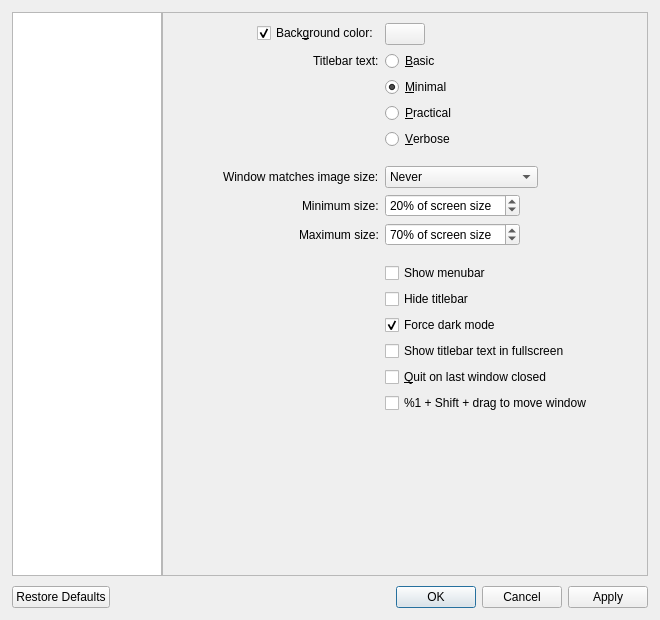
<?xml version="1.0" encoding="UTF-8"?>
<ui version="4.0">
 <class>QVOptionsDialog</class>
 <widget class="QDialog" name="QVOptionsDialog">
  <property name="windowModality">
   <enum>Qt::NonModal</enum>
  </property>
  <property name="geometry">
   <rect>
    <x>0</x>
    <y>0</y>
    <width>660</width>
    <height>620</height>
   </rect>
  </property>
  <property name="minimumSize">
   <size>
    <width>600</width>
    <height>400</height>
   </size>
  </property>
  <property name="windowTitle">
   <string>Settings</string>
  </property>
  <layout class="QVBoxLayout" name="verticalLayout">
   <property name="spacing">
    <number>10</number>
   </property>
   <property name="leftMargin">
    <number>12</number>
   </property>
   <property name="topMargin">
    <number>12</number>
   </property>
   <property name="rightMargin">
    <number>12</number>
   </property>
   <property name="bottomMargin">
    <number>12</number>
   </property>
   <item>
    <layout class="QHBoxLayout" name="horizontalLayout">
     <property name="spacing">
      <number>0</number>
     </property>
     <item>
      <widget class="QListWidget" name="categoryList">
       <property name="maximumSize">
        <size>
         <width>150</width>
         <height>16777215</height>
        </size>
       </property>
       <property name="horizontalScrollBarPolicy">
        <enum>Qt::ScrollBarAlwaysOff</enum>
       </property>
      </widget>
     </item>
     <item>
      <widget class="QStackedWidget" name="stackedWidget">
       <property name="currentIndex">
        <number>0</number>
       </property>
       <widget class="QScrollArea" name="windowScrollArea">
        <property name="widgetResizable">
         <bool>true</bool>
        </property>
        <widget class="QWidget" name="window">
         <property name="geometry">
          <rect>
           <x>0</x>
           <y>0</y>
           <width>482</width>
           <height>360</height>
          </rect>
         </property>
         <property name="sizePolicy">
          <sizepolicy hsizetype="Preferred" vsizetype="Fixed">
           <horstretch>0</horstretch>
           <verstretch>0</verstretch>
          </sizepolicy>
         </property>
         <layout class="QFormLayout" name="windowLayout">
          <property name="fieldGrowthPolicy">
           <enum>QFormLayout::FieldsStayAtSizeHint</enum>
          </property>
          <property name="labelAlignment">
           <set>Qt::AlignRight|Qt::AlignTrailing|Qt::AlignVCenter</set>
          </property>
          <property name="formAlignment">
           <set>Qt::AlignHCenter|Qt::AlignTop</set>
          </property>
          <property name="leftMargin">
           <number>10</number>
          </property>
          <property name="topMargin">
           <number>10</number>
          </property>
          <property name="rightMargin">
           <number>10</number>
          </property>
          <property name="bottomMargin">
           <number>10</number>
          </property>
          <item row="0" column="0">
           <widget class="QCheckBox" name="bgColorCheckbox">
            <property name="text">
             <string>Back&amp;ground color:</string>
            </property>
            <property name="checked">
             <bool>true</bool>
            </property>
           </widget>
          </item>
          <item row="0" column="1">
           <widget class="QPushButton" name="bgColorButton">
            <property name="focusPolicy">
             <enum>Qt::NoFocus</enum>
            </property>
           </widget>
          </item>
          <item row="1" column="0">
           <widget class="QLabel" name="label">
            <property name="toolTip">
             <string>Changes the amount of information displayed in the titlebar</string>
            </property>
            <property name="text">
             <string>Titlebar text:</string>
            </property>
           </widget>
          </item>
          <item row="1" column="1">
           <widget class="QRadioButton" name="titlebarRadioButton0">
            <property name="text">
             <string>&amp;Basic</string>
            </property>
           </widget>
          </item>
          <item row="2" column="1">
           <widget class="QRadioButton" name="titlebarRadioButton1">
            <property name="text">
             <string>&amp;Minimal</string>
            </property>
            <property name="checked">
             <bool>true</bool>
            </property>
           </widget>
          </item>
          <item row="3" column="1">
           <widget class="QRadioButton" name="titlebarRadioButton2">
            <property name="text">
             <string>&amp;Practical</string>
            </property>
           </widget>
          </item>
          <item row="4" column="1">
           <widget class="QRadioButton" name="titlebarRadioButton3">
            <property name="text">
             <string>&amp;Verbose</string>
            </property>
           </widget>
          </item>
          <item row="5" column="1">
           <spacer name="horizontalSpacer_4">
            <property name="orientation">
             <enum>Qt::Horizontal</enum>
            </property>
            <property name="sizeHint" stdset="0">
             <size>
              <width>40</width>
              <height>5</height>
             </size>
            </property>
           </spacer>
          </item>
          <item row="6" column="0">
           <widget class="QLabel" name="label_6">
            <property name="toolTip">
             <string>Control when the window should resize to fit the image's actual size</string>
            </property>
            <property name="text">
             <string>Window matches image size:</string>
            </property>
           </widget>
          </item>
          <item row="6" column="1">
           <widget class="QComboBox" name="windowResizeComboBox">
            <property name="toolTip">
             <string>Control when the window should resize to fit the image's actual size</string>
            </property>
            <property name="currentIndex">
             <number>0</number>
            </property>
            <item>
             <property name="text">
              <string>Never</string>
             </property>
            </item>
            <item>
             <property name="text">
              <string>When launching</string>
             </property>
            </item>
            <item>
             <property name="text">
              <string>When opening images</string>
             </property>
            </item>
           </widget>
          </item>
          <item row="7" column="0">
           <widget class="QLabel" name="minWindowResizeLabel">
            <property name="text">
             <string>Minimum size:</string>
            </property>
           </widget>
          </item>
          <item row="7" column="1">
           <widget class="QSpinBox" name="minWindowResizeSpinBox">
            <property name="toolTip">
             <string>Control the minimum size that the window should reach when matching the image's actual size</string>
            </property>
            <property name="suffix">
             <string>% of screen size</string>
            </property>
            <property name="minimum">
             <number>0</number>
            </property>
            <property name="maximum">
             <number>100</number>
            </property>
            <property name="singleStep">
             <number>5</number>
            </property>
            <property name="value">
             <number>20</number>
            </property>
           </widget>
          </item>
          <item row="8" column="0">
           <widget class="QLabel" name="maxWindowResizeLabel">
            <property name="toolTip">
             <string>Control the maximum size that the window should reach when matching the image's actual size</string>
            </property>
            <property name="text">
             <string>Maximum size:</string>
            </property>
           </widget>
          </item>
          <item row="8" column="1">
           <widget class="QSpinBox" name="maxWindowResizeSpinBox">
            <property name="toolTip">
             <string>Control the maximum size that the window should reach when matching the image's actual size</string>
            </property>
            <property name="suffix">
             <string>% of screen size</string>
            </property>
            <property name="minimum">
             <number>0</number>
            </property>
            <property name="maximum">
             <number>100</number>
            </property>
            <property name="singleStep">
             <number>5</number>
            </property>
            <property name="value">
             <number>70</number>
            </property>
           </widget>
          </item>
          <item row="9" column="1">
           <spacer name="horizontalSpacer_3">
            <property name="orientation">
             <enum>Qt::Horizontal</enum>
            </property>
            <property name="sizeHint" stdset="0">
             <size>
              <width>40</width>
              <height>5</height>
             </size>
            </property>
           </spacer>
          </item>
          <item row="10" column="1">
           <widget class="QCheckBox" name="menubarCheckbox">
            <property name="text">
             <string>Show menubar</string>
            </property>
           </widget>
          </item>
          <item row="11" column="1">
           <widget class="QCheckBox" name="hideTitlebarCheckbox">
            <property name="toolTip">
             <string extracomment="Hide the titlebar and only show the window controls"/>
            </property>
            <property name="text">
             <string>Hide titlebar</string>
            </property>
           </widget>
          </item>
          <item row="12" column="1">
           <widget class="QCheckBox" name="forceDarkModeCheckbox">
            <property name="toolTip">
             <string>Choose whether or not the titlebar should always be dark regardless of your chosen macOS appearance</string>
            </property>
            <property name="text">
             <string>Force dark mode</string>
            </property>
            <property name="checked">
             <bool>true</bool>
            </property>
           </widget>
          </item>
          <item row="13" column="1">
           <widget class="QCheckBox" name="detailsInFullscreen">
            <property name="toolTip">
             <string>Choose whether or not to display the titlebar text while in fullscreen</string>
            </property>
            <property name="text">
             <string>Show titlebar text in fullscreen</string>
            </property>
           </widget>
          </item>
          <item row="14" column="1">
           <widget class="QCheckBox" name="quitOnLastWindowCheckbox">
            <property name="text">
             <string>&amp;Quit on last window closed</string>
            </property>
           </widget>
          </item>
          <item row="15" column="1">
           <widget class="QCheckBox" name="ctrlDragCheckbox">
            <property name="toolTip">
             <string>Enable %1 + Shift + drag to move the window. %1 + drag on an image copies it to another application.</string>
            </property>
            <property name="text">
             <string>%1 + Shift + drag to move window</string>
            </property>
            <property name="checked">
             <bool>false</bool>
            </property>
           </widget>
          </item>
         </layout>
        </widget>
       </widget>
       <widget class="QScrollArea" name="imageScrollArea">
        <property name="widgetResizable">
         <bool>true</bool>
        </property>
        <widget class="QWidget" name="image">
         <property name="geometry">
          <rect>
           <x>0</x>
           <y>0</y>
           <width>482</width>
           <height>297</height>
          </rect>
         </property>
         <property name="sizePolicy">
          <sizepolicy hsizetype="Preferred" vsizetype="Fixed">
           <horstretch>0</horstretch>
           <verstretch>0</verstretch>
          </sizepolicy>
         </property>
         <layout class="QFormLayout" name="imageLayout">
          <property name="fieldGrowthPolicy">
           <enum>QFormLayout::FieldsStayAtSizeHint</enum>
          </property>
          <property name="labelAlignment">
           <set>Qt::AlignRight|Qt::AlignTrailing|Qt::AlignVCenter</set>
          </property>
          <property name="formAlignment">
           <set>Qt::AlignHCenter|Qt::AlignTop</set>
          </property>
          <property name="leftMargin">
           <number>10</number>
          </property>
          <property name="topMargin">
           <number>10</number>
          </property>
          <property name="rightMargin">
           <number>10</number>
          </property>
          <property name="bottomMargin">
           <number>10</number>
          </property>
          <item row="0" column="0">
           <widget class="QLabel" name="label_2">
            <property name="text">
             <string>Scaling:</string>
            </property>
           </widget>
          </item>
          <item row="0" column="1">
           <widget class="QCheckBox" name="filteringCheckbox">
            <property name="toolTip">
             <string>Turn this off to see individual pixels</string>
            </property>
            <property name="text">
             <string>&amp;Bilinear filtering</string>
            </property>
            <property name="checked">
             <bool>true</bool>
            </property>
           </widget>
          </item>
          <item row="1" column="1">
           <widget class="QCheckBox" name="scalingCheckbox">
            <property name="toolTip">
             <string>Images appear aliased (having jagged edges) without this, but it is faster</string>
            </property>
            <property name="text">
             <string>&amp;Image scaling</string>
            </property>
            <property name="checked">
             <bool>true</bool>
            </property>
           </widget>
          </item>
          <item row="2" column="1">
           <widget class="QCheckBox" name="scalingTwoCheckbox">
            <property name="toolTip">
             <string>Choose whether or not the image continues to be scaled when zooming above the window size (can be laggier with large images)</string>
            </property>
            <property name="text">
             <string>&amp;Scaling above window size</string>
            </property>
            <property name="checked">
             <bool>true</bool>
            </property>
           </widget>
          </item>
          <item row="3" column="1">
           <spacer name="horizontalSpacer_2">
            <property name="orientation">
             <enum>Qt::Horizontal</enum>
            </property>
            <property name="sizeHint" stdset="0">
             <size>
              <width>40</width>
              <height>5</height>
             </size>
            </property>
           </spacer>
          </item>
          <item row="4" column="0">
           <widget class="QLabel" name="label_3">
            <property name="toolTip">
             <string>The amount to zoom every scroll wheel click</string>
            </property>
            <property name="text">
             <string>Zoom amount:</string>
            </property>
           </widget>
          </item>
          <item row="4" column="1">
           <widget class="QSpinBox" name="scaleFactorSpinBox">
            <property name="toolTip">
             <string>The amount to zoom every scroll wheel click</string>
            </property>
            <property name="suffix">
             <string notr="true">%</string>
            </property>
            <property name="minimum">
             <number>1</number>
            </property>
            <property name="maximum">
             <number>200</number>
            </property>
            <property name="singleStep">
             <number>5</number>
            </property>
            <property name="value">
             <number>25</number>
            </property>
           </widget>
          </item>
          <item row="5" column="0">
           <widget class="QLabel" name="label_9">
            <property name="toolTip">
             <string>When enabled, the scrolling action zooms the image</string>
            </property>
            <property name="text">
             <string>Scrolling behavior:</string>
            </property>
           </widget>
          </item>
          <item row="5" column="1">
           <widget class="QComboBox" name="scrollZoomsComboBox">
            <property name="currentText">
             <string>Auto</string>
            </property>
            <property name="currentIndex">
             <number>1</number>
            </property>
            <item>
             <property name="text">
              <string>Zoom</string>
             </property>
            </item>
            <item>
             <property name="text">
              <string>Auto</string>
             </property>
            </item>
            <item>
             <property name="text">
              <string>Scroll</string>
             </property>
            </item>
           </widget>
          </item>
          <item row="6" column="1">
           <widget class="QCheckBox" name="cursorZoomCheckbox">
            <property name="toolTip">
             <string>Choose whether or not zooming in and out above 100% zoom will zoom towards the cursor</string>
            </property>
            <property name="text">
             <string>Zoom &amp;towards cursor</string>
            </property>
            <property name="checked">
             <bool>true</bool>
            </property>
           </widget>
          </item>
          <item row="7" column="1">
           <widget class="QCheckBox" name="fractionalZoomCheckbox">
            <property name="toolTip">
             <string>Use hardware fractional scroll wheel steps when zooming, or always zoom with distinct steps</string>
            </property>
            <property name="text">
             <string>Fractional zooming</string>
            </property>
           </widget>
          </item>
          <item row="8" column="1">
           <spacer name="horizontalSpacer">
            <property name="orientation">
             <enum>Qt::Horizontal</enum>
            </property>
            <property name="sizeHint" stdset="0">
             <size>
              <width>40</width>
              <height>5</height>
             </size>
            </property>
           </spacer>
          </item>
          <item row="9" column="0">
           <widget class="QLabel" name="cropModeLabel">
            <property name="toolTip">
             <string>Ignores select sides of an image when fitting to window (some sides will extend beyond the window boundaries)</string>
            </property>
            <property name="text">
             <string>On window resize:</string>
            </property>
           </widget>
          </item>
          <item row="9" column="1">
           <widget class="QComboBox" name="cropModeComboBox">
            <property name="sizePolicy">
             <sizepolicy hsizetype="Preferred" vsizetype="Preferred">
              <horstretch>0</horstretch>
              <verstretch>0</verstretch>
             </sizepolicy>
            </property>
            <property name="toolTip">
             <string>Ignores select sides of an image when fitting to window (some sides will extend beyond the window boundaries)</string>
            </property>
            <item>
             <property name="text">
              <string>Fit whole image</string>
             </property>
            </item>
            <item>
             <property name="text">
              <string>Fit height</string>
             </property>
            </item>
            <item>
             <property name="text">
              <string>Fit width</string>
             </property>
            </item>
           </widget>
          </item>
          <item row="10" column="1">
           <widget class="QCheckBox" name="pastActualSizeCheckbox">
            <property name="toolTip">
             <string>Stop the image from going past its actual size when resizing the window - you can still zoom past it though</string>
            </property>
            <property name="text">
             <string>Image resizes &amp;past actual size</string>
            </property>
            <property name="checked">
             <bool>true</bool>
            </property>
           </widget>
          </item>
          <item row="11" column="1">
           <spacer name="horizontalSpacer_9">
            <property name="orientation">
             <enum>Qt::Horizontal</enum>
            </property>
            <property name="sizeHint" stdset="0">
             <size>
              <width>40</width>
              <height>5</height>
             </size>
            </property>
           </spacer>
          </item>
          <item row="12" column="0">
           <widget class="QLabel" name="colorSpaceConversionLabel">
            <property name="text">
             <string>Color space conversion:</string>
            </property>
           </widget>
          </item>
          <item row="12" column="1">
           <widget class="QComboBox" name="colorSpaceConversionComboBox">
            <property name="sizePolicy">
             <sizepolicy hsizetype="Preferred" vsizetype="Preferred">
              <horstretch>0</horstretch>
              <verstretch>0</verstretch>
             </sizepolicy>
            </property>
            <item>
             <property name="text">
              <string>Disabled</string>
             </property>
            </item>
            <item>
             <property name="text">
              <string>Auto-detect</string>
             </property>
            </item>
            <item>
             <property name="text">
              <string>sRGB</string>
             </property>
            </item>
            <item>
             <property name="text">
              <string>Display P3</string>
             </property>
            </item>
           </widget>
          </item>
         </layout>
        </widget>
       </widget>
       <widget class="QScrollArea" name="miscScrollArea">
        <property name="widgetResizable">
         <bool>true</bool>
        </property>
        <widget class="QWidget" name="misc">
         <property name="geometry">
          <rect>
           <x>0</x>
           <y>0</y>
           <width>482</width>
           <height>467</height>
          </rect>
         </property>
         <property name="sizePolicy">
          <sizepolicy hsizetype="Preferred" vsizetype="Fixed">
           <horstretch>0</horstretch>
           <verstretch>0</verstretch>
          </sizepolicy>
         </property>
         <layout class="QFormLayout" name="miscLayout">
          <property name="fieldGrowthPolicy">
           <enum>QFormLayout::FieldsStayAtSizeHint</enum>
          </property>
          <property name="labelAlignment">
           <set>Qt::AlignRight|Qt::AlignTrailing|Qt::AlignVCenter</set>
          </property>
          <property name="formAlignment">
           <set>Qt::AlignHCenter|Qt::AlignTop</set>
          </property>
          <property name="leftMargin">
           <number>10</number>
          </property>
          <property name="topMargin">
           <number>10</number>
          </property>
          <property name="rightMargin">
           <number>10</number>
          </property>
          <property name="bottomMargin">
           <number>10</number>
          </property>
          <item row="0" column="0">
           <widget class="QLabel" name="langComboLabel">
            <property name="text">
             <string>Language:</string>
            </property>
           </widget>
          </item>
          <item row="0" column="1">
           <widget class="QComboBox" name="langComboBox"/>
          </item>
          <item row="1" column="0">
           <widget class="QLabel" name="label_8">
            <property name="text">
             <string>Sort files by:</string>
            </property>
           </widget>
          </item>
          <item row="1" column="1">
           <widget class="QComboBox" name="sortComboBox">
            <item>
             <property name="text">
              <string>Name</string>
             </property>
            </item>
            <item>
             <property name="text">
              <string>Date Modified</string>
             </property>
            </item>
            <item>
             <property name="text">
              <string>Date Created</string>
             </property>
            </item>
            <item>
             <property name="text">
              <string>Size</string>
             </property>
            </item>
            <item>
             <property name="text">
              <string>Type</string>
             </property>
            </item>
            <item>
             <property name="text">
              <string>Random</string>
             </property>
            </item>
           </widget>
          </item>
          <item row="2" column="1">
           <widget class="QRadioButton" name="descendingRadioButton0">
            <property name="text">
             <string>A&amp;scending</string>
            </property>
            <property name="checked">
             <bool>true</bool>
            </property>
           </widget>
          </item>
          <item row="3" column="1">
           <widget class="QRadioButton" name="descendingRadioButton1">
            <property name="text">
             <string>D&amp;escending</string>
            </property>
           </widget>
          </item>
          <item row="4" column="1">
           <spacer name="horizontalSpacer_6">
            <property name="orientation">
             <enum>Qt::Horizontal</enum>
            </property>
            <property name="sizeHint" stdset="0">
             <size>
              <width>40</width>
              <height>5</height>
             </size>
            </property>
           </spacer>
          </item>
          <item row="5" column="0">
           <widget class="QLabel" name="label_7">
            <property name="toolTip">
             <string>Controls the amount of images preloaded</string>
            </property>
            <property name="text">
             <string>Preloading:</string>
            </property>
           </widget>
          </item>
          <item row="5" column="1">
           <widget class="QComboBox" name="preloadingComboBox">
            <property name="toolTip">
             <string>Controls the amount of images preloaded</string>
            </property>
            <property name="currentIndex">
             <number>0</number>
            </property>
            <item>
             <property name="text">
              <string>Disabled</string>
             </property>
            </item>
            <item>
             <property name="text">
              <string>Adjacent</string>
             </property>
            </item>
            <item>
             <property name="text">
              <string>Extended</string>
             </property>
            </item>
           </widget>
          </item>
          <item row="6" column="1">
           <widget class="QCheckBox" name="loopFoldersCheckbox">
            <property name="toolTip">
             <string>Controls whether or not qView should go back to the first item after reaching the end of a folder</string>
            </property>
            <property name="text">
             <string>&amp;Loop through folders</string>
            </property>
            <property name="checked">
             <bool>true</bool>
            </property>
           </widget>
          </item>
          <item row="7" column="1">
           <spacer name="horizontalSpacer_5">
            <property name="orientation">
             <enum>Qt::Horizontal</enum>
            </property>
            <property name="sizeHint" stdset="0">
             <size>
              <width>40</width>
              <height>5</height>
             </size>
            </property>
           </spacer>
          </item>
          <item row="8" column="0">
           <widget class="QLabel" name="label_4">
            <property name="text">
             <string>Slideshow direction:</string>
            </property>
           </widget>
          </item>
          <item row="8" column="1">
           <widget class="QComboBox" name="slideshowDirectionComboBox">
            <item>
             <property name="text">
              <string>Forward</string>
             </property>
            </item>
            <item>
             <property name="text">
              <string>Backward</string>
             </property>
            </item>
           </widget>
          </item>
          <item row="9" column="0">
           <widget class="QLabel" name="label_5">
            <property name="text">
             <string>Slideshow timer:</string>
            </property>
           </widget>
          </item>
          <item row="9" column="1">
           <widget class="QDoubleSpinBox" name="slideshowTimerSpinBox">
            <property name="suffix">
             <string> sec</string>
            </property>
            <property name="decimals">
             <number>1</number>
            </property>
            <property name="minimum">
             <double>0.100000000000000</double>
            </property>
            <property name="maximum">
             <double>999.899999999999977</double>
            </property>
            <property name="singleStep">
             <double>0.100000000000000</double>
            </property>
           </widget>
          </item>
          <item row="10" column="1">
           <spacer name="horizontalSpacer_7">
            <property name="orientation">
             <enum>Qt::Horizontal</enum>
            </property>
            <property name="sizeHint" stdset="0">
             <size>
              <width>40</width>
              <height>5</height>
             </size>
            </property>
           </spacer>
          </item>
          <item row="11" column="0">
           <widget class="QLabel" name="label_10">
            <property name="text">
             <string>After deletion:</string>
            </property>
           </widget>
          </item>
          <item row="11" column="1">
           <widget class="QComboBox" name="afterDeletionComboBox">
            <property name="currentIndex">
             <number>1</number>
            </property>
            <item>
             <property name="text">
              <string>Move Back</string>
             </property>
            </item>
            <item>
             <property name="text">
              <string>Do Nothing</string>
             </property>
            </item>
            <item>
             <property name="text">
              <string>Move Forward</string>
             </property>
            </item>
           </widget>
          </item>
          <item row="12" column="1">
           <widget class="QCheckBox" name="askDeleteCheckbox">
            <property name="text">
             <string>&amp;Ask before deleting files</string>
            </property>
           </widget>
          </item>
          <item row="13" column="1">
           <spacer name="horizontalSpacer_8">
            <property name="orientation">
             <enum>Qt::Horizontal</enum>
            </property>
            <property name="sizeHint" stdset="0">
             <size>
              <width>40</width>
              <height>5</height>
             </size>
            </property>
           </spacer>
          </item>
          <item row="14" column="1">
           <widget class="QCheckBox" name="mimeContentDetectionCheckbox">
            <property name="toolTip">
             <string>Detect supported files in folder even if extension isn't recognized (may be slow with larger/network folders)</string>
            </property>
            <property name="text">
             <string>Allow &amp;MIME content detection</string>
            </property>
           </widget>
          </item>
          <item row="15" column="1">
           <widget class="QCheckBox" name="saveRecentsCheckbox">
            <property name="text">
             <string>Save &amp;recent files</string>
            </property>
           </widget>
          </item>
          <item row="16" column="1">
           <widget class="QCheckBox" name="updateCheckbox">
            <property name="text">
             <string extracomment="The notifications are for new qView releases">&amp;Update notifications on startup</string>
            </property>
           </widget>
          </item>
          <item row="17" column="1">
           <widget class="QCheckBox" name="skipHiddenCheckbox">
            <property name="toolTip">
             <string>Skip hidden files when browsing to the next/previous file</string>
            </property>
            <property name="text">
             <string extracomment="Don't view files with 'hidden' attribute">Skip hidden files</string>
            </property>
           </widget>
          </item>
         </layout>
        </widget>
       </widget>
       <widget class="QWidget" name="shortcuts">
        <layout class="QVBoxLayout" name="verticalLayout_2">
         <property name="leftMargin">
          <number>10</number>
         </property>
         <property name="topMargin">
          <number>0</number>
         </property>
         <property name="rightMargin">
          <number>0</number>
         </property>
         <property name="bottomMargin">
          <number>0</number>
         </property>
         <item>
          <widget class="QTableWidget" name="shortcutsTable">
           <property name="editTriggers">
            <set>QAbstractItemView::NoEditTriggers</set>
           </property>
           <property name="alternatingRowColors">
            <bool>true</bool>
           </property>
           <property name="selectionMode">
            <enum>QAbstractItemView::SingleSelection</enum>
           </property>
           <property name="selectionBehavior">
            <enum>QAbstractItemView::SelectRows</enum>
           </property>
           <property name="showGrid">
            <bool>false</bool>
           </property>
           <property name="rowCount">
            <number>0</number>
           </property>
           <property name="columnCount">
            <number>2</number>
           </property>
           <attribute name="horizontalHeaderCascadingSectionResizes">
            <bool>true</bool>
           </attribute>
           <attribute name="horizontalHeaderDefaultSectionSize">
            <number>150</number>
           </attribute>
           <attribute name="horizontalHeaderHighlightSections">
            <bool>false</bool>
           </attribute>
           <attribute name="horizontalHeaderStretchLastSection">
            <bool>true</bool>
           </attribute>
           <attribute name="verticalHeaderVisible">
            <bool>false</bool>
           </attribute>
           <column>
            <property name="text">
             <string>Action</string>
            </property>
           </column>
           <column>
            <property name="text">
             <string>Shortcuts</string>
            </property>
           </column>
          </widget>
         </item>
        </layout>
       </widget>
      </widget>
     </item>
    </layout>
   </item>
   <item>
    <widget class="QDialogButtonBox" name="buttonBox">
     <property name="focusPolicy">
      <enum>Qt::NoFocus</enum>
     </property>
     <property name="orientation">
      <enum>Qt::Horizontal</enum>
     </property>
     <property name="standardButtons">
      <set>QDialogButtonBox::Apply|QDialogButtonBox::Cancel|QDialogButtonBox::Ok|QDialogButtonBox::RestoreDefaults</set>
     </property>
    </widget>
   </item>
  </layout>
 </widget>
 <resources/>
 <connections>
  <connection>
   <sender>buttonBox</sender>
   <signal>rejected()</signal>
   <receiver>QVOptionsDialog</receiver>
   <slot>reject()</slot>
   <hints>
    <hint type="sourcelabel">
     <x>325</x>
     <y>332</y>
    </hint>
    <hint type="destinationlabel">
     <x>286</x>
     <y>274</y>
    </hint>
   </hints>
  </connection>
  <connection>
   <sender>buttonBox</sender>
   <signal>accepted()</signal>
   <receiver>QVOptionsDialog</receiver>
   <slot>accept()</slot>
   <hints>
    <hint type="sourcelabel">
     <x>257</x>
     <y>332</y>
    </hint>
    <hint type="destinationlabel">
     <x>157</x>
     <y>274</y>
    </hint>
   </hints>
  </connection>
 </connections>
</ui>
